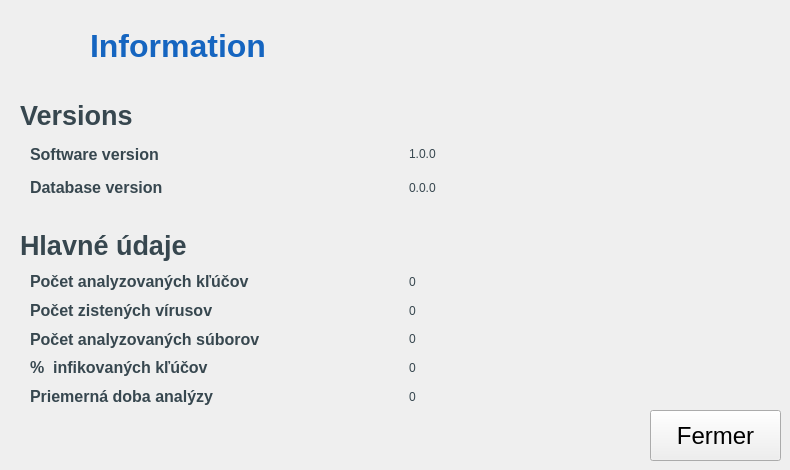
    <widget class="QWidget" name="information_view">
     <widget class="QLabel" name="label_information_title">
      <property name="geometry">
       <rect>
        <x>90</x>
        <y>20</y>
        <width>611</width>
        <height>51</height>
       </rect>
      </property>
      <property name="font">
       <font>
        <pointsize>24</pointsize>
        <bold>true</bold>
       </font>
      </property>
      <property name="styleSheet">
       <string notr="true">color: rgb(21, 101, 192);</string>
      </property>
      <property name="text">
       <string>Information</string>
      </property>
     </widget>
     <widget class="QPushButton" name="btn_close_statisticsView">
      <property name="geometry">
       <rect>
        <x>650</x>
        <y>410</y>
        <width>131</width>
        <height>51</height>
       </rect>
      </property>
      <property name="font">
       <font>
        <pointsize>18</pointsize>
       </font>
      </property>
      <property name="text">
       <string>Fermer</string>
      </property>
      <property name="flat">
       <bool>false</bool>
      </property>
     </widget>
     <widget class="QWidget" name="horizontalLayoutWidget_6">
      <property name="geometry">
       <rect>
        <x>30</x>
        <y>270</y>
        <width>751</width>
        <height>138</height>
       </rect>
      </property>
      <layout class="QHBoxLayout" name="horizontalLayout_9">
       <item>
        <layout class="QVBoxLayout" name="verticalLayout_12">
         <item>
          <widget class="QLabel" name="label_nbDevicesScanned_title">
           <property name="font">
            <font>
             <pointsize>12</pointsize>
             <bold>true</bold>
            </font>
           </property>
           <property name="styleSheet">
            <string notr="true">color: rgb(55, 71, 79);</string>
           </property>
           <property name="text">
            <string>Počet analyzovaných kľúčov</string>
           </property>
          </widget>
         </item>
         <item>
          <widget class="QLabel" name="label_nbMalwaresDetected_title">
           <property name="font">
            <font>
             <pointsize>12</pointsize>
             <bold>true</bold>
            </font>
           </property>
           <property name="styleSheet">
            <string notr="true">color: rgb(55, 71, 79);</string>
           </property>
           <property name="text">
            <string>Počet zistených vírusov</string>
           </property>
          </widget>
         </item>
         <item>
          <widget class="QLabel" name="label_nbFilesScanned_title">
           <property name="font">
            <font>
             <pointsize>12</pointsize>
             <bold>true</bold>
            </font>
           </property>
           <property name="styleSheet">
            <string notr="true">color: rgb(55, 71, 79);</string>
           </property>
           <property name="text">
            <string>Počet analyzovaných súborov</string>
           </property>
          </widget>
         </item>
         <item>
          <widget class="QLabel" name="label_percentInfectedDevices_title">
           <property name="font">
            <font>
             <pointsize>12</pointsize>
             <bold>true</bold>
            </font>
           </property>
           <property name="styleSheet">
            <string notr="true">color: rgb(55, 71, 79);</string>
           </property>
           <property name="text">
            <string>%  infikovaných kľúčov</string>
           </property>
          </widget>
         </item>
         <item>
          <widget class="QLabel" name="label_averageTimeScan_title">
           <property name="font">
            <font>
             <pointsize>12</pointsize>
             <bold>true</bold>
            </font>
           </property>
           <property name="styleSheet">
            <string notr="true">color: rgb(55, 71, 79);</string>
           </property>
           <property name="text">
            <string>Priemerná doba analýzy</string>
           </property>
          </widget>
         </item>
        </layout>
       </item>
       <item>
        <layout class="QVBoxLayout" name="verticalLayout_13">
         <item>
          <widget class="QLabel" name="label_nbDevicesScanned_value">
           <property name="styleSheet">
            <string notr="true">color: rgb(55, 71, 79);</string>
           </property>
           <property name="text">
            <string>0</string>
           </property>
          </widget>
         </item>
         <item>
          <widget class="QLabel" name="label_nbMalwaresDetected_value">
           <property name="styleSheet">
            <string notr="true">color: rgb(55, 71, 79);</string>
           </property>
           <property name="text">
            <string>0</string>
           </property>
          </widget>
         </item>
         <item>
          <widget class="QLabel" name="label_nbFilesScanned_value">
           <property name="styleSheet">
            <string notr="true">color: rgb(55, 71, 79);</string>
           </property>
           <property name="text">
            <string>0</string>
           </property>
          </widget>
         </item>
         <item>
          <widget class="QLabel" name="label_percentInfectedDevices_value">
           <property name="styleSheet">
            <string notr="true">color: rgb(55, 71, 79);</string>
           </property>
           <property name="text">
            <string>0</string>
           </property>
          </widget>
         </item>
         <item>
          <widget class="QLabel" name="label_averageTimeScan_value">
           <property name="styleSheet">
            <string notr="true">color: rgb(55, 71, 79);</string>
           </property>
           <property name="text">
            <string>0</string>
           </property>
          </widget>
         </item>
        </layout>
       </item>
      </layout>
     </widget>
     <widget class="QLabel" name="label_general_title">
      <property name="geometry">
       <rect>
        <x>20</x>
        <y>90</y>
        <width>761</width>
        <height>51</height>
       </rect>
      </property>
      <property name="font">
       <font>
        <pointsize>20</pointsize>
        <bold>true</bold>
       </font>
      </property>
      <property name="styleSheet">
       <string notr="true">color: rgb(55, 71, 79);</string>
      </property>
      <property name="text">
       <string>Versions</string>
      </property>
     </widget>
     <widget class="QLabel" name="label_statistics_title">
      <property name="geometry">
       <rect>
        <x>20</x>
        <y>220</y>
        <width>761</width>
        <height>51</height>
       </rect>
      </property>
      <property name="font">
       <font>
        <pointsize>20</pointsize>
        <bold>true</bold>
       </font>
      </property>
      <property name="styleSheet">
       <string notr="true">color: rgb(55, 71, 79);</string>
      </property>
      <property name="text">
       <string>Hlavné údaje</string>
      </property>
     </widget>
     <widget class="QWidget" name="horizontalLayoutWidget_7">
      <property name="geometry">
       <rect>
        <x>30</x>
        <y>140</y>
        <width>751</width>
        <height>61</height>
       </rect>
      </property>
      <layout class="QHBoxLayout" name="horizontalLayout_10">
       <item>
        <layout class="QVBoxLayout" name="verticalLayout_14">
         <item>
          <widget class="QLabel" name="label_databaseVersion_title">
           <property name="font">
            <font>
             <pointsize>12</pointsize>
             <bold>true</bold>
            </font>
           </property>
           <property name="styleSheet">
            <string notr="true">color: rgb(55, 71, 79);</string>
           </property>
           <property name="text">
            <string>Software version</string>
           </property>
          </widget>
         </item>
         <item>
          <widget class="QLabel" name="label_softwareVersion_title">
           <property name="font">
            <font>
             <pointsize>12</pointsize>
             <bold>true</bold>
            </font>
           </property>
           <property name="styleSheet">
            <string notr="true">color: rgb(55, 71, 79);</string>
           </property>
           <property name="text">
            <string>Database version</string>
           </property>
          </widget>
         </item>
        </layout>
       </item>
       <item>
        <layout class="QVBoxLayout" name="verticalLayout_15">
         <item>
          <widget class="QLabel" name="label_softwareVersion_value">
           <property name="styleSheet">
            <string notr="true">color: rgb(55, 71, 79);</string>
           </property>
           <property name="text">
            <string>1.0.0</string>
           </property>
          </widget>
         </item>
         <item>
          <widget class="QLabel" name="label_databaseVersion_value">
           <property name="styleSheet">
            <string notr="true">color: rgb(55, 71, 79);</string>
           </property>
           <property name="text">
            <string>0.0.0</string>
           </property>
           <property name="scaledContents">
            <bool>false</bool>
           </property>
           <property name="alignment">
            <set>Qt::AlignmentFlag::AlignLeading|Qt::AlignmentFlag::AlignLeft|Qt::AlignmentFlag::AlignVCenter</set>
           </property>
          </widget>
         </item>
        </layout>
       </item>
      </layout>
     </widget>
     <widget class="QLabel" name="label_10">
      <property name="geometry">
       <rect>
        <x>0</x>
        <y>0</y>
        <width>80</width>
        <height>80</height>
       </rect>
      </property>
      <property name="styleSheet">
       <string notr="true">image: url(:/resources/assets/USBGuardian.png);</string>
      </property>
      <property name="text">
       <string/>
      </property>
      <property name="alignment">
       <set>Qt::AlignmentFlag::AlignCenter</set>
      </property>
     </widget>
    </widget>
